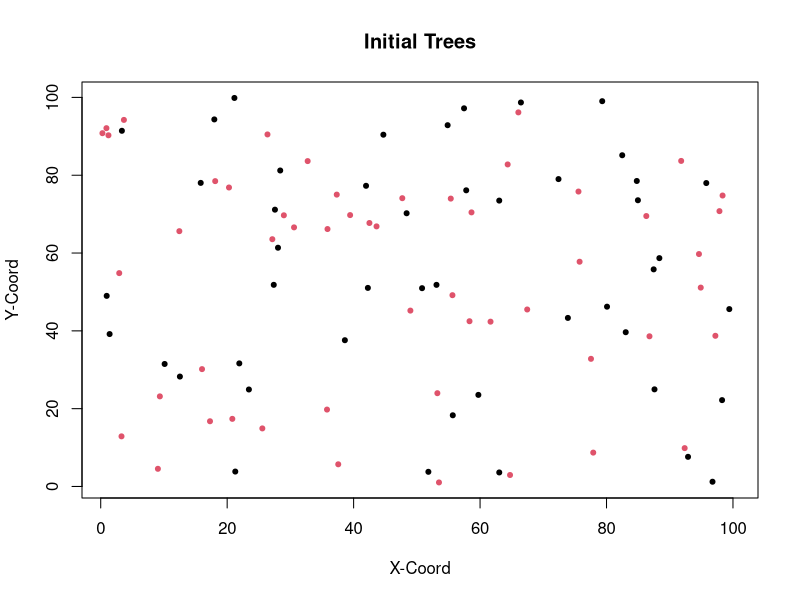

The R script that drew this image: (Note: this script raises an error after producing the figure.)
#Load packages

library(tidyverse) 
library(gridExtra) 


### Initialize params ###

# Set up a grid to represent land
#Place individuals on plot
xsize = ysize = 100

numInd = 100
numSpecies = 2
data <-  tibble("ID" = 1:numInd, "age" = 3, 
                species = sample(numSpecies, numInd, replace = TRUE), "xlocation" = runif(numInd, 0, 100), 
                "ylocation" = runif(numInd,0,100), "parentalDistance" = 0, "Pathogen" = 0)

infected <- sample(numInd, numInd/4)
data$Pathogen[which(data$ID %in% infected)] <- 1

plot(data$xlocation, data$ylocation, col = data$species, pch = 20, xlim = c(1,100), ylim = c(1,100),
     xlab = "X-Coord", ylab = "Y-Coord", main = "Initial Trees")



#Set up rates of birth/death/growth etc...
deltaT = 1 #1 year periods of growth
ageChange = deltaT
dispParam = 8 #dispersalParam
uniqueSp = unique(data$species)
numYears = 1000



#Carrying Capacity
K= 2000
growthRate = 0.5

#Pathogen initials
PathDensParam = 7
infectionRate1 = 0.8
infectionRate2 = 0.8
healthyDeathRate = 0.01
infectedDeathRate1 = 0.7
infectedDeathRate2 = 0.7
# Used for summary statistics
speciesPopulation = NULL
pathPop = NULL
agePops = NULL
pathAgePop = NULL
denseSpecies <- NULL

### MAIN LOOP ####


for(t in seq(0, numYears, by = deltaT)){ 
  
  #disperse seed
  adults <- data[data$age > 3, ]
  seedsPerSpecies <- NULL
  for (i in 1:numSpecies){
    speciesPop = nrow(data[data$species == i,])
    numSeeds <- carryingCapacity(speciesPop, nrow(data), K)
    seedsPerSpecies <- c(seedsPerSpecies, numSeeds)
  }
  Ind = data[1, ]
  babies <- dispersal(adults)
  data <- bind_rows(data, babies)
  
  #Background death of adults. Death rate decreases with age
  data <- backgroundDeath(data)
  
  #Count number of each species
  countSpecies <- speciesSize(data$species)
  speciesPopulation <-  bind_rows(speciesPopulation, countSpecies)
  
  #pathogens reproduce
  newPathogens <- pathGrowth(data)
  data$Pathogen[which(data$ID %in% newPathogens$ID)] <- 1
  
  #Supplemental
  countPaths <- data[data$Pathogen==1,]
  pathAges <- speciesSize(countPaths$species)
  pathPop <- bind_rows(pathPop, pathAges)
  
  
  #Supp  functions/Statistics
  ages <- tibble("gen" = t, "babies" = nrow(subset(data, age < 6)), "young" = nrow(subset(data, age >= 6 & age <=20)), "middle aged" = nrow(subset(data, age > 20 &
                                                                                                                                                     age < 50)), 
                 "old" = nrow(subset(data, age >= 50)))
  agePops <- bind_rows(agePops, ages)

  
  #These fucntions plot the trees every generation. I mainly use these when trying to
  #paramterize something so I can see the effects on several generations. Otherwise comment them out
  
  plot(data$xlocation, data$ylocation, col = data$species, pch = 20, xlim = c(1,100), ylim = c(1,100),
       main = "Tree Population Size", ylab = "Count", xlab = "Generation")
 
  print(t)
  
  #Grow
  data$age = data$age + deltaT
  
}


##### MAIN FUNCTIONS #######

#Carrying Capacity limitis birth rates

carryingCapacity = function(speciesN, totalN, K){
  s = speciesN * growthRate
  popGrowth <- (s*(K-totalN)/K)
  popGrowth <-  ifelse(popGrowth > 0, popGrowth, 0)
  return(popGrowth)
  
}

#Disperse x number of seeds per parent. 

dispersal <- function(Trees){
  babies = NULL
  for(i in 1:numSpecies){
    speciesTree <- Trees[Trees$species == i,]
    if(nrow(speciesTree)> 0){
      #Before running this, we calculate seeds per species using the carrying capacity function
      numBabies <- ceiling(seedsPerSpecies[i])
      #take a random sample of conspecific adult trees to disperse the seeds
      parents <- slice_sample(speciesTree, n = numBabies, replace = TRUE)
      if (nrow(parents)>0){
        for (i in 1:nrow(parents)){
          parent = parents[i,]
          baby = parent[1, ]
          baby$age = as.integer(0)
          if(parent$species == 1){
            baby$ID  = max(data$ID) + i 
          }
          else{
            baby$ID  = max(babies$ID) + i 
          }
          baby$species  =  parent$species
          babyDist = (rnorm(1, mean=0, sd=dispParam))
          baby$Pathogen = 0
          r = babyDist * sqrt(runif(1))
          theta = runif(1)*2*pi
          baby$xlocation = ((r*cos(theta)) + parent$xlocation) %% xsize
          baby$ylocation = ((r*sin(theta)) + parent$ylocation) %% ysize
          baby$parentalDistance = abs(r)
          babies <- bind_rows(babies, baby)
        }
      }
      
    }
  }
  return(babies)
}




#Natural Background death
backgroundDeath <- function(population){
  living = c()
  probDeath = c()
  for (i in 1:nrow(population)){
    if (data[i,]$Pathogen == 1 & data[i,]$species ==1){
      alive <- (runif(1) > infectedDeathRate1)
      living[i] = alive
    }else if (data[i,]$Pathogen == 1 & data[i,]$species ==2) {
      alive <- (runif(1) > infectedDeathRate2)
      living[i] = alive
    }
    else{
      alive <- (runif(1) > healthyDeathRate)
      living[i] = alive
    }
    
  }
  return(population[living,])
}




#### virulence FUNCTIONS ######

pathGrowth <- function(trees){
  newPathogens <- NULL
  infectedTrees <- data[data$Pathogen == 1,]
  healthyTrees <- data[data$Pathogen == 0,]
  for (i in 1:nrow(infectedTrees)){
    indTree = infectedTrees[i, ]
    newInfections = subset(healthyTrees, xlocation > (indTree$xlocation - (PathDensParam))%% xsize
                           & xlocation < (indTree$xlocation + (PathDensParam))%% xsize
                           & ylocation > (indTree$ylocation - (PathDensParam))%% xsize
                           & ylocation < (indTree$ylocation + (PathDensParam))%% xsize
                           & species == indTree$species)
    if (indTree$species==1){
      newInfections <- slice_sample(newInfections, n = round(nrow(newInfections)* infectionRate1))
      newPathogens <- bind_rows(newPathogens, newInfections)
    }else{
      newInfections <- slice_sample(newInfections, n = round(nrow(newInfections)* infectionRate2))
      newPathogens <- bind_rows(newPathogens, newInfections)
    }
    
    
  }
  newPathogens <- newPathogens[!duplicated(newPathogens),]
  return(newPathogens)
}



### SUPPLEMENTAL FUNCTIONS###


#Plot trees
plotSpecies(speciesPopulation) 
totals <- speciesPopulation %>% mutate(total = (`Species 1` + `Species 2` + `Species 3`))
plot(totals$total, pch = 20, col = "cadetblue3")


#Plot Pathogens
plotSpecies(pathPop)
totals <- pathPop %>% mutate(total = (`Species 1` + `Species 2` + `Species 3`))
plot(totals$total, pch = 20, col = "cadetblue3")

#Plot the age distribution over time of trees
agePops1 <-  pivot_longer(agePops, cols = !gen, names_to = "Group", values_to = "Count")
agePopGraph <- ggplot(agePops1, aes(gen, Count, color = Group))+
  geom_line()
agePopGraph



#Plot amount of each species
plotSpecies <- function(speciesPopulation){
  speciesPopulation <- add_column(speciesPopulation, gen = 1:nrow(speciesPopulation))
  speciesPopulation <- pivot_longer(speciesPopulation, cols = starts_with("Species"), names_to = "Species",
                                    names_prefix = "Species ", values_to = "Count")
  ggplot(data = speciesPopulation, aes(gen, Count, col = Species))+
    geom_point()+
    geom_line()+
    ylim(0, max(speciesPopulation$Count))+
    ylab("Tree Count")
  
}

#Called from main for loop to track species
speciesSize <- function(speciesTypes){
  a = speciesTypes[speciesTypes == 1]
  b = speciesTypes[speciesTypes == 2]
  c = speciesTypes[speciesTypes == 3]
  
  df <- tibble("Species 1" = length(a), "Species 2" = length(b), "Species 3" = length(c))
  return(df)
}
